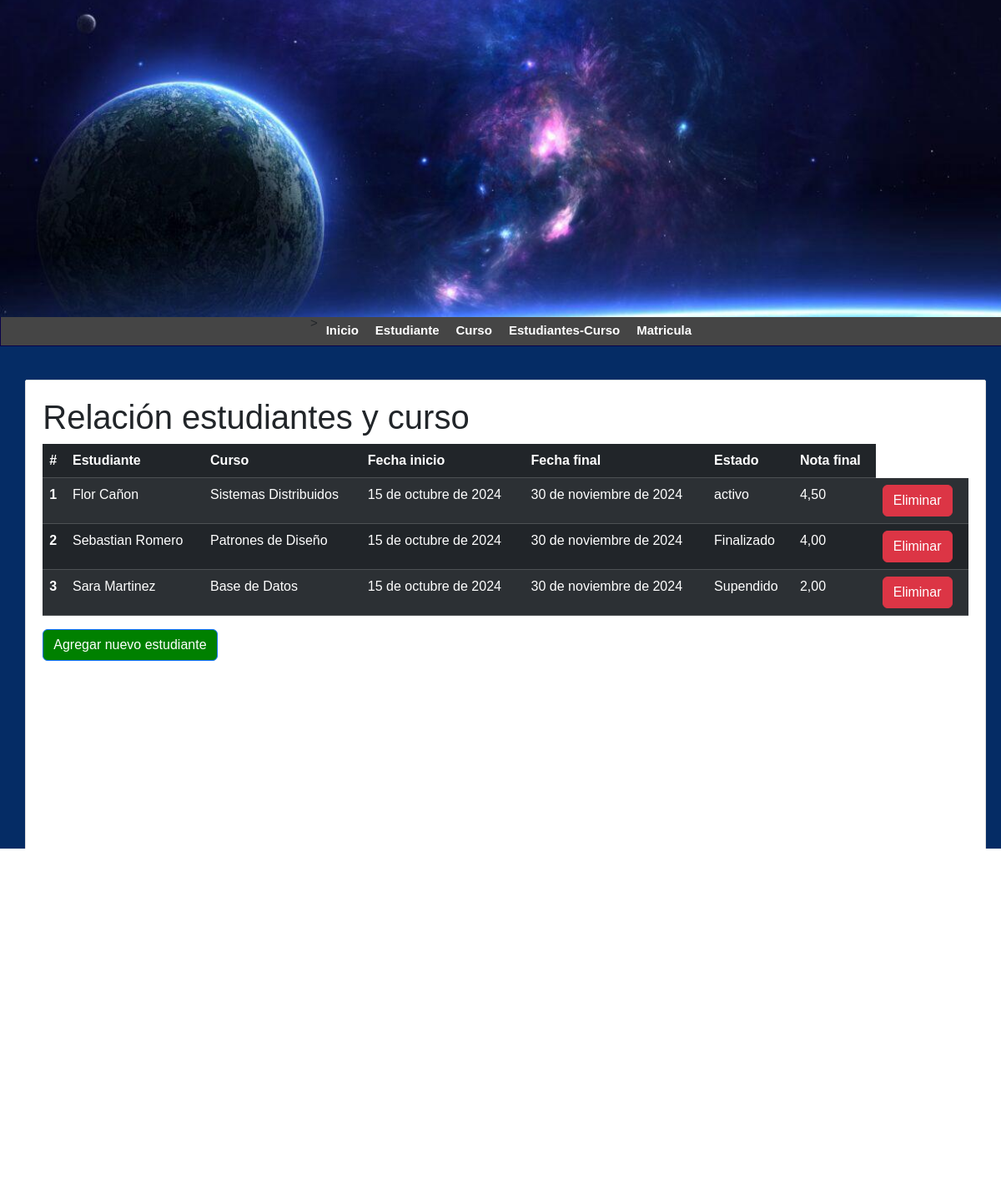
The app's page /estudiantes-curso/ with its own data.
### estudiante_curso/models.py (models this page shows, shortened)
class EstudianteCurso(models.Model):
    estudiante = models.ForeignKey(Persona, on_delete=models.CASCADE, related_name='cursos')
    curso = models.ForeignKey(curso, on_delete=models.CASCADE)
    fechaInicio = models.DateField()
    fechaFinal = models.DateField()
    estado = models.CharField(max_length=100)
    notaFinal = models.DecimalField(max_digits=3, decimal_places=2)
    class Meta:
        db_table = 'Estudiantes_Cursos'

### persona/models.py (models this page shows, shortened)
class Persona(models.Model):
    nombre = models.CharField(max_length=100)
    apellidos = models.CharField(max_length=100)
    dni = models.CharField(max_length=10, unique=True)  # dni unico
    telefono = models.CharField(max_length=10)
    email = models.EmailField()
    fecha_nacimiento = models.DateField()
    rol = models.CharField(max_length=20)
    created_at = models.DateTimeField(auto_now_add=True)
    class Meta:
        db_table = 'persona'

### estudiante_curso/views.py (the view)
# urls.py: path('estudiantes-curso/', Estudiante_Curso, name='lista-estudiantes-cursos'),
def Estudiante_Curso(request):
    estudianteCurso = EstudianteCurso.objects.all()  # Obtener todos los objetos EstudianteCurso
    return render(request, 'lista_est_cur.html', {
        'title': 'Relación estudiantes y curso',
        'estudiantes_cursos': estudianteCurso,
    })

### 2momento/Momento2/estudiante_curso/templates/lista_est_cur.html
{% extends "index.html" %}
{% block content %}
    <h1>{{ title }}</h1>
    <table class="table table-dark table-striped">
        <thead>
            <tr>
                <th scope="col">#</th>
                <th scope="col">Estudiante</th>
                <th scope="col">Curso</th>
                <th scope="col">Fecha inicio</th>
                <th scope="col">Fecha final</th>
                <th scope="col">Estado</th>
                <th scope="col">Nota final</th>
            </tr>
        </thead>
        <tbody>
            {% for estudiante_curso in estudiantes_cursos %}
            <tr>
                <th scope="row">{{ forloop.counter }}</th>
                <td>{{ estudiante_curso.estudiante.nombre }} {{ estudiante_curso.estudiante.apellidos }}</td>
                <td>{{ estudiante_curso.curso.nombre }}</td>
                <td>{{ estudiante_curso.fechaInicio }}</td>
                <td>{{ estudiante_curso.fechaFinal }}</td>
                <td>{{ estudiante_curso.estado }}</td>
                <td>{{ estudiante_curso.notaFinal }}</td>
                <td>
                    <a href="{% url 'eliminar-estudiante-curso' estudiante_curso.id %}" class="btn btn-danger" onclick="return confirm('¿Estás seguro que deseas eliminar esta relación?');">Eliminar</a>
                </td>
            </tr>
            {% endfor %}
        </tbody>
    </table>
    <a href="{% url 'formulario_estudiante_curso' %}" class="btn btn-primary">Agregar nuevo estudiante</a>
{% endblock %}

### 2momento/Momento2/mainApp/templates/index.html (shortened to what this page needs)
{% load static %}
<!DOCTYPE html>
<html lang="en">
<head>
    <link rel="stylesheet" href="{% static "css/styles.css" %}">
    <link href="https://cdn.jsdelivr.net/npm/bootstrap@5.3.3/dist/css/bootstrap.min.css" rel="stylesheet">
</head>
<body>
    <header>
        <div class="header-image" style="text-align: center; margin-bottom: 100px;">
            <img  src="static/imagenes/ImagenPrincipal.jpeg" alt="ImagenPrincipal" style="width: 100%; height: 380px; object-fit: cover; object-position: center;">
        </div>
    </header>
    <nav class="nav"style="margin-top: 235px; justify-content: center;">>
        <ul class="nav justify-content-center">
            <li class="nav-item">
                <a style="text-decoration: none; font-weight: bold;" href="{% url "inicio" %}">Inicio</a>
            </li>
            <li class="nav-item">
                <a style="text-decoration: none; font-weight: bold;" href="{% url "lista-estudiantes" %}">Estudiante</a>
            </li>
            <li class="nav-item">
                <a style="text-decoration: none; font-weight: bold;" href="{% url "lista-cursos" %}">Curso</a>
            </li>
            <li class="nav-item">
                <a style="text-decoration: none; font-weight: bold;" href="{% url "lista-estudiantes-cursos" %}">Estudiantes-Curso</a>
            </li>
            <li class="nav-item">
                <a style="text-decoration: none; font-weight: bold;" href="{% url "lista-matriculas" %}">Matricula</a>
            </li>
        </ul>
    </nav>
    <div id="content">
        <div class="box">
            {% block content %}{% endblock  %}
        </div>
    </div>
</body>
</html>

### mainApp/static/css/styles.css (style rules this page uses)
* { margin: 0px; padding: 0px; font-family: Arial, Helvetica, sans-serif; text-decoration: none; }
body { background-color: #f2f2f2; }
header { width: 1212px; height: 140px; background-color: rgb(0, 183, 255); margin: 0 auto; }
nav { width: 1211px; height: 40px; margin: 0 auto; background-color: rgb(69, 69, 69); border: 1px solid #090249; font-size: 15px; }
nav ul { list-style: none; text-decoration: none; }
nav ul li { line-height: 40px; float: left; }
nav ul li a { display: block; padding-left: 10px; padding-right: 10px; color: white; text-decoration: none; }
#content { width: 1212px; min-height: 930px; margin: 0 auto; margin-bottom: 30px; margin-top: 40px; }
.box { background: white; width: 95%; min-height: 930px; padding: 20px; border: 1px solid #ddd; margin: 0 auto; border-radius: 2px; }

### 2momento/Momento2/mainApp/templates/index.html (style rules this page uses)
.nav-item { font-weight: bold; }
nav ul { list-style: none; text-decoration: none; }
nav ul li { line-height: 40px; float: left; }
nav ul li a { display: block; padding-left: 10px; padding-right: 10px; color: white; text-decoration: none; }
body { background-color:#052c65; }
.btn-primary { background-color: green; }

### records on screen
EstudianteCurso: estudiante.nombre "Flor", estudiante.apellidos "Cañon", curso.nombre "Sistemas Distribuidos", fechaInicio "15 de octubre de 2024", fechaFinal "30 de noviembre de 2024", estado "activo", notaFinal "4,50"
EstudianteCurso: estudiante.nombre "Sebastian", estudiante.apellidos "Romero", curso.nombre "Patrones de Diseño", fechaInicio "15 de octubre de 2024", fechaFinal "30 de noviembre de 2024", estado "Finalizado", notaFinal "4,00"
EstudianteCurso: estudiante.nombre "Sara", estudiante.apellidos "Martinez", curso.nombre "Base de Datos", fechaInicio "15 de octubre de 2024", fechaFinal "30 de noviembre de 2024", estado "Supendido", notaFinal "2,00"

### other values on screen
{{ title }} "Relación estudiantes y curso"
